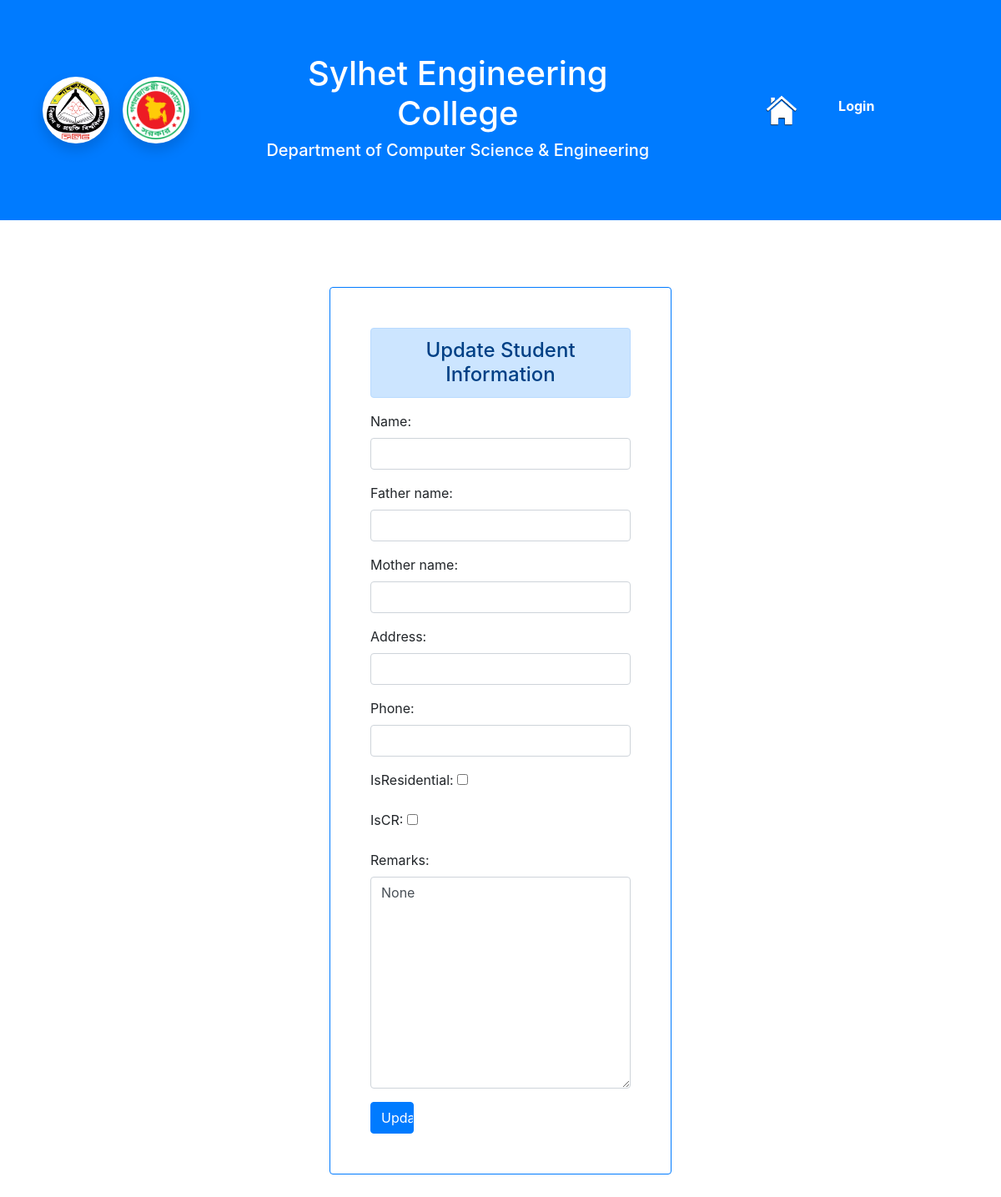
The app's page /main/update_student/CSE-12/2018331502, older data.
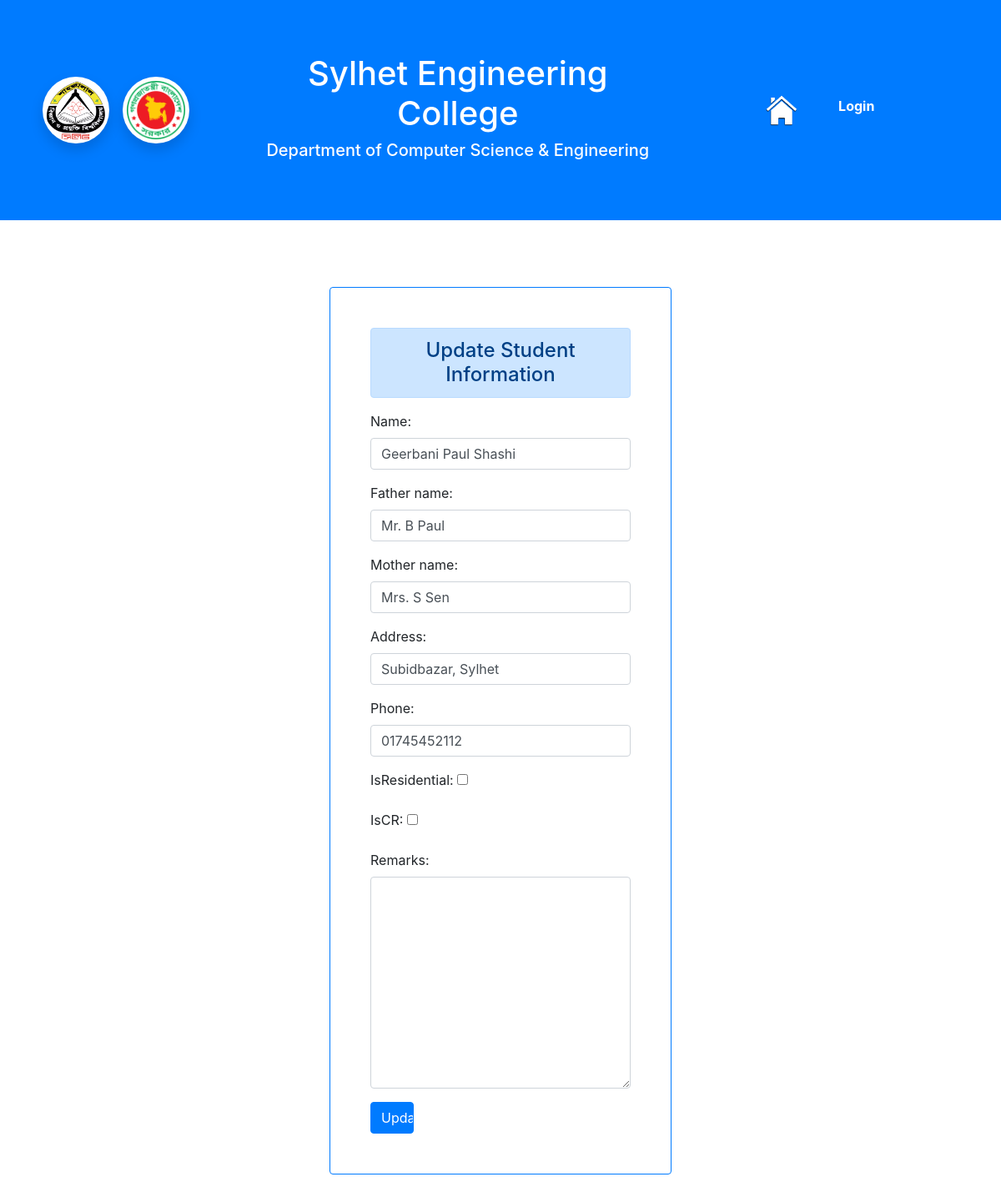
The same page, newer data.
### main/models.py (models this page shows)
class Student(models.Model):
    id = models.AutoField
    reg_no = models.CharField(max_length=10, default="")
    batch_no = models.CharField(max_length=6, default="")
    session = models.CharField(max_length=8, default="")
    name = models.CharField(max_length=60, default="")
    father_name = models.CharField(max_length=60, default="")
    mother_name = models.CharField(max_length=60, default="")
    address = models.CharField(max_length=100, default="")
    phone = models.CharField(max_length=11, default="")
    isResidential = models.BooleanField(default=False)
    isCR = models.BooleanField(default=False)
    average_cgpa = models.FloatField(default=0)
    remarks = models.CharField(max_length=500, default="None")

### main/views.py (the view)
# urls.py: path('update_student/<str:batch_no>/<str:reg_no>',
def update_student(request, batch_no, reg_no):
    student = Student.objects.filter(reg_no=reg_no).first()
    if request.method == "POST":
        name = request.POST['name']
        father_name = request.POST['father_name']
        mother_name = request.POST['mother_name']
        address = request.POST['address']
        phone = request.POST['phone']
        try:
            request.POST["isCR"]
            isCR = True
        except:
            isCR = False
        try:
            request.POST["isResidential"]
            isResidential = True
        except:
            isResidential = False
        remarks = request.POST['remarks']
        student.name = name
        student.father_name = father_name
        student.mother_name = mother_name
        student.address = address
        student.phone = phone
        student.isResidential = isResidential
        student.isCR = isCR
        student.remarks = remarks
        student.save()
        return redirect(f"/main/students/{batch_no}")
    else:
        fm = UpdateStudent(instance=student)
    context = {'form': fm}
    return render(request, 'main/update_student.html', context)

### main/forms.py
class UpdateStudent(forms.ModelForm):
    class Meta:
        model = Student
        fields = ['name', 'father_name', 'mother_name', 'address', 'phone', 'isResidential', 'isCR', 'remarks']
        widgets = {
            'name' : forms.TextInput(attrs={'class':'form-control'}),
            'father_name' : forms.TextInput(attrs={'class':'form-control'}),
            'mother_name' : forms.TextInput(attrs={'class':'form-control'}),
            'address' : forms.TextInput(attrs={'class':'form-control'}),
            'phone' : forms.TextInput(attrs={'class':'form-control'}),
            'isResidential' : forms.CheckboxInput(),
            'isCR' : forms.CheckboxInput(),
            'remarks' : forms.Textarea(attrs={'class':'form-control'})
        }

### main/templates/main/update_student.html (shortened to what this page needs)
{% extends 'main/base.html' %}
{% block body %}
    <div class="row d-flex justify-content-center">
        <div class="col-md-4 my-5 p-5 border border-primary rounded">
            <h4 class="alert alert-primary text-center">Update Student Information</h4>
            <form action="" method="POST">  {% csrf_token %}
                {{form.as_p}}
                <input type="submit" class="btn btn-primary col-2" value="Update">
            </form>
        </div>
    </div>
{% endblock %}

Row changes from the older to the newer data that the page shows:
added Student: name "Geerbani Paul Shashi", father_name "Mr. B Paul", mother_name "Mrs. S Sen", address "Subidbazar, Sylhet", phone "01745452112"
Text that changed along with them:
form field isResidential: "☐" → (not shown)
form field isCR: "☐" → (not shown)
form field remarks: "None" → (not shown)
